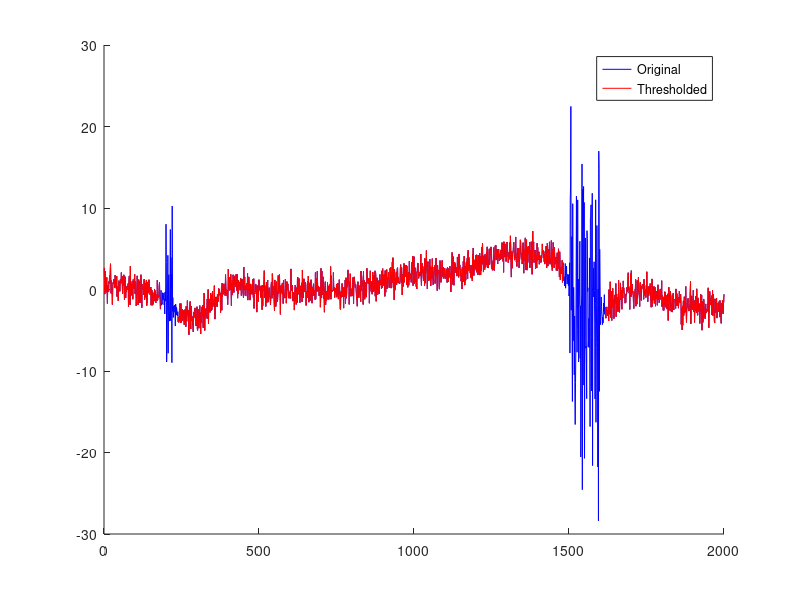
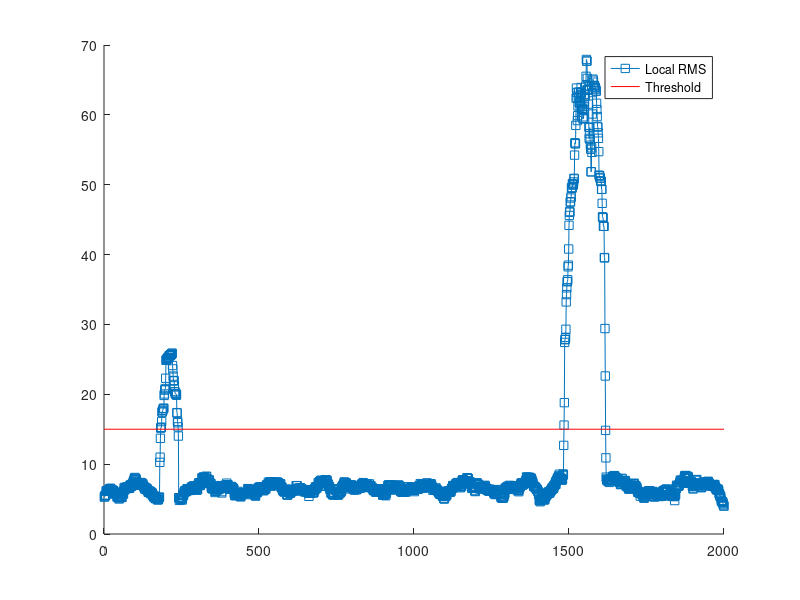

Source code (MATLAB) for these figures, in order:
%%
%     COURSE: Signal processing problems, solved in MATLAB and Python
%    SECTION: Outlier detection
%      VIDEO: Outlier time windows via sliding RMS
% Instructor: sincxpress.com
%
%%

% generate signal with varying variability
n = 2000;
p = 15; % poles for random interpolation

% amplitude modulator
signal = interp1(randn(p,1)*3,linspace(1,p,n),'pchip');
signal = signal + randn(1,n);

% add some high-amplitude noise
signal(200:220)   = signal(200:220) + randn(1,21)*9;
signal(1500:1600) = signal(1500:1600) + randn(1,101)*9;


% plot
figure(1), clf, hold on
plot(signal)

%% detect bad segments using sliding RMS

% window size as percent of total signal length
pct_win = 2; % in percent, not proportion!

% convert to indices
k = round(n * pct_win/2/100);


% initialize RMS time series vector
rms_ts = zeros(1,n);

for ti=1:n
    
    % boundary points
    low_bnd = max(1,ti-k);
    upp_bnd = min(n,ti+k);
    
    % signal segment (and mean-center!)
    tmpsig = signal(low_bnd:upp_bnd);
    tmpsig = tmpsig - mean(tmpsig);
    
    % compute RMS in this window
    rms_ts(ti) = sqrt(sum( tmpsig.^2 ));
end



% plot RMS
figure(2), clf, hold on
plot(rms_ts,'s-')


% pick threshold manually based on visual inspection
thresh = 15;
plot(get(gca,'xlim'),[1 1]*thresh,'r')
legend({'Local RMS';'Threshold'})


% mark bad regions in original time series
signalR = signal;
signalR( rms_ts>thresh ) = NaN;

figure(1), clf, hold on
plot(signal,'b')
plot(signalR,'r')
legend({'Original';'Thresholded'})

%% done.
